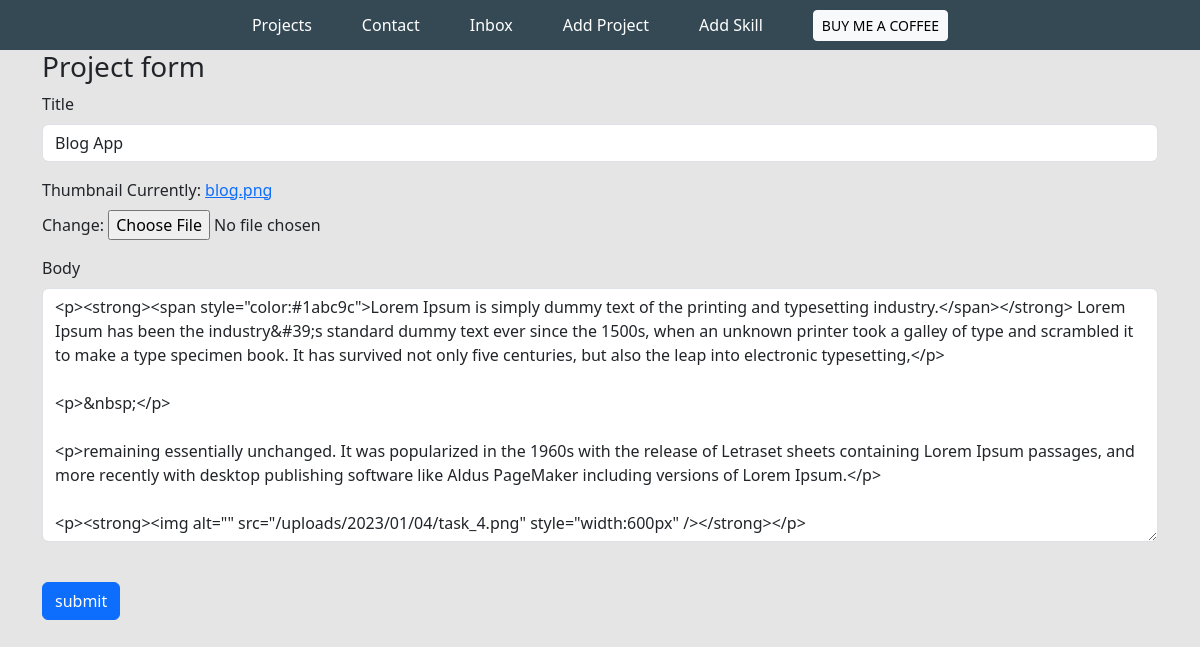
/edit-project/3568ef6b4cec44ab9e716ef983263628/ (signed in), run on an earlier commit of the app's database.
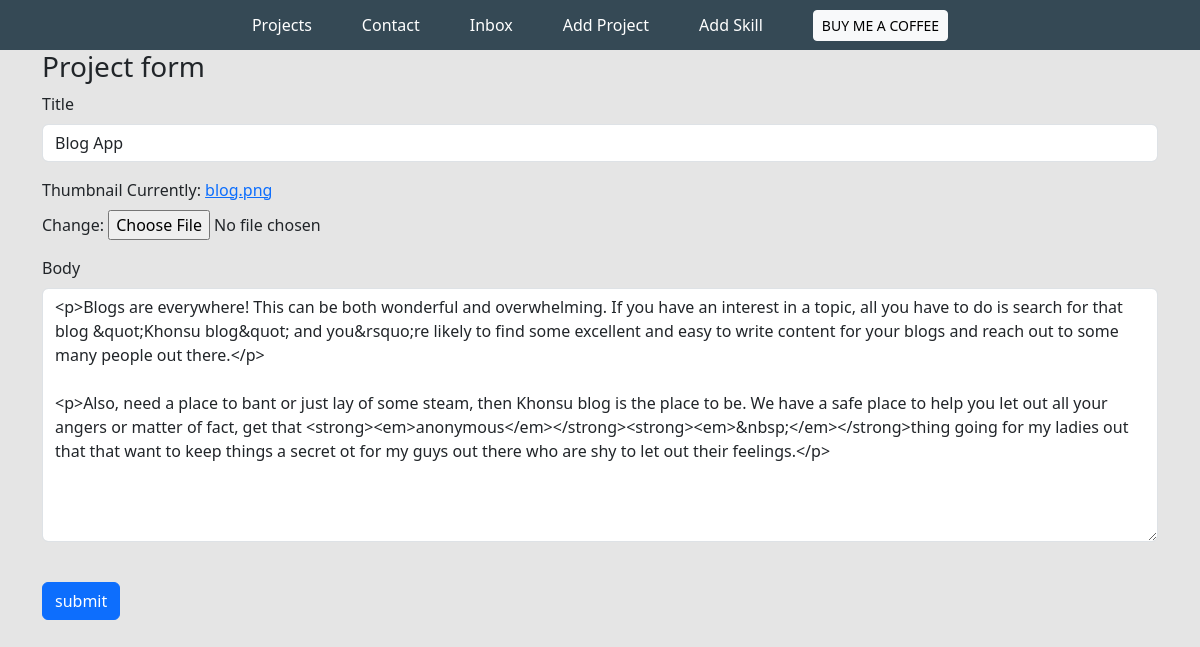
And on a later commit of the database.
### base/models.py (models this page shows, shortened)
class Project(models.Model):
    title = models.CharField(max_length=200)
    thumbnail = models.ImageField(null=True)
    body = RichTextUploadingField(blank=True)
    created = models.DateTimeField(auto_now_add=True)
    slug = models.SlugField(null=True,blank=True)
    id = models.UUIDField(default=uuid.uuid4, unique=True, primary_key=True, editable=False)

### base/views.py (the view)
# urls.py: path('edit-project/<str:pk>/',views.editProject, name='edit-project'),
def editProject(request,pk):
    project = Project.objects.get(id=pk)
    form = ProjectForm(instance=project)
    if request.method == 'POST':
        form = ProjectForm(request.POST, request.FILES, instance=project)
        if form.is_valid():
            form.save()
            return redirect('home')
    context = {'form':form}
    return render(request, 'base/project_form.html', context)

### base/forms.py
class ProjectForm(ModelForm):
    class Meta:
        model = Project
        fields = ['title','thumbnail','body']
    def __init__(self, *args, **kwargs):
        super(ProjectForm, self).__init__(*args, **kwargs)
        self.fields['title'].widget.attrs.update(
            {'class':'form-control'})
        self.fields['body'].widget.attrs.update(
            {'class':'form-control'})

### base/templates/base/project_form.html (shortened to what this page needs)
{% extends 'base/main.html' %} {% load static %} {% block content %}
<div class="container">
  <h3>Project form</h3>
  <form method="POST" enctype="multipart/form-data">
    {% for field in form %}
    <div class="mb-3">
      <label for="exampleInputPassword" class="form-label">{{field.label}}</label>
      {{field}}
    </div>
    {% endfor %}
    <br />
    <input class="btn btn-primary" type="submit" value="submit" />
  </form>
</div>
{% endblock content %}

What changed in the data, as far as the page shows it:
changed Project "Blog App": body "<p><strong><span style=\"color:#1abc9c\">Lorem Ipsum is simply dummy text of the printing and typesetting industry.</span></strong> Lorem Ipsum has been the industry&#39;s standard dummy text ever since the 1500s, when an unknown printer took a galley of type and scrambled it to make a type specimen book. It has survived not only five centuries, but also the leap into electronic typesetting,</p> <p>&nbsp;</p> <p>remaining essentially unchanged. It was popularized in the 1960s with the release of Letraset sheets containing Lorem Ipsum passages, and more recently with desktop publishing software like Aldus PageMaker including versions of Lorem Ipsum.</p> <p><strong><img alt=\"\"…" → "<p>Blogs are everywhere! This can be both wonderful and overwhelming. If you have an interest in a topic, all you have to do is search for that blog &quot;Khonsu blog&quot; and you&rsquo;re likely to find some excellent and easy to write content for your blogs and reach out to some many people out there.</p> <p>Also, need a place to bant or just lay of some steam, then Khonsu blog is the place to be. We have a safe place to help you let out all your angers or matter of fact, get that <strong><em>anonymous</em></strong><strong><em>&nbsp;</em></strong>thing going for my ladies out that that want to keep things a secret ot for my guys out there who are shy to let out their feelings.</p>"
